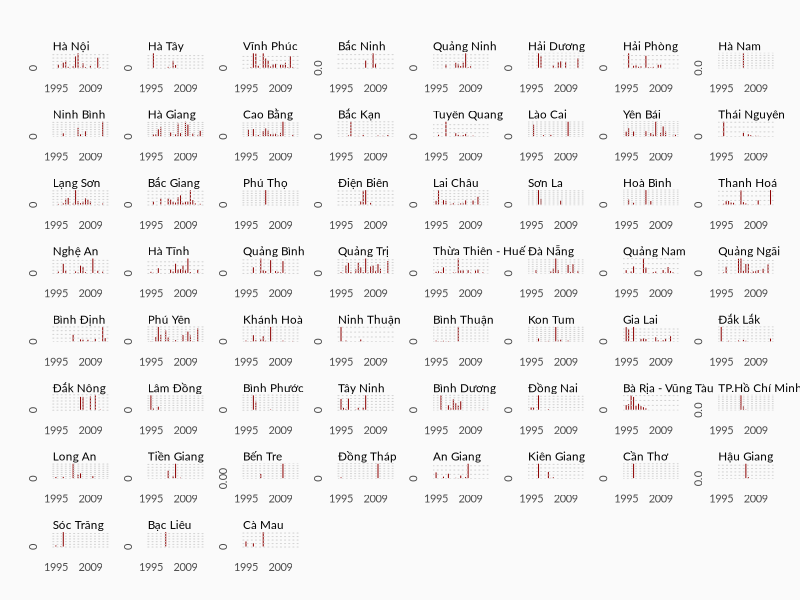

Here is the R script that generated this plot:


setwd("~/Documents/vietnam-forest-fire/data/")

forest.fire <- read.csv("vietnam-forest-fire.csv", stringsAsFactors = FALSE)

provinces <- unique(forest.fire$province)

par(mfrow = c(8, 8),
    mar = c(2, 2, 2, 1),
    oma = c(2, 2, 2, 1),
    bg = "gray98",
    family = "Lato",
    col.axis = "gray30")

for (p in provinces) {
    prov <- forest.fire[forest.fire$province == p, ]
    prov <- prov[order(prov$year), ]
    barplot(prov$fire_damage,
            names.arg = prov$year,
            border = "gray98",
            col = "red4",
            yaxt = "n")
    grid(NA, NULL)
    axis(2, tick = F)
    mtext(p, cex = 0.7, adj = 0)
}
